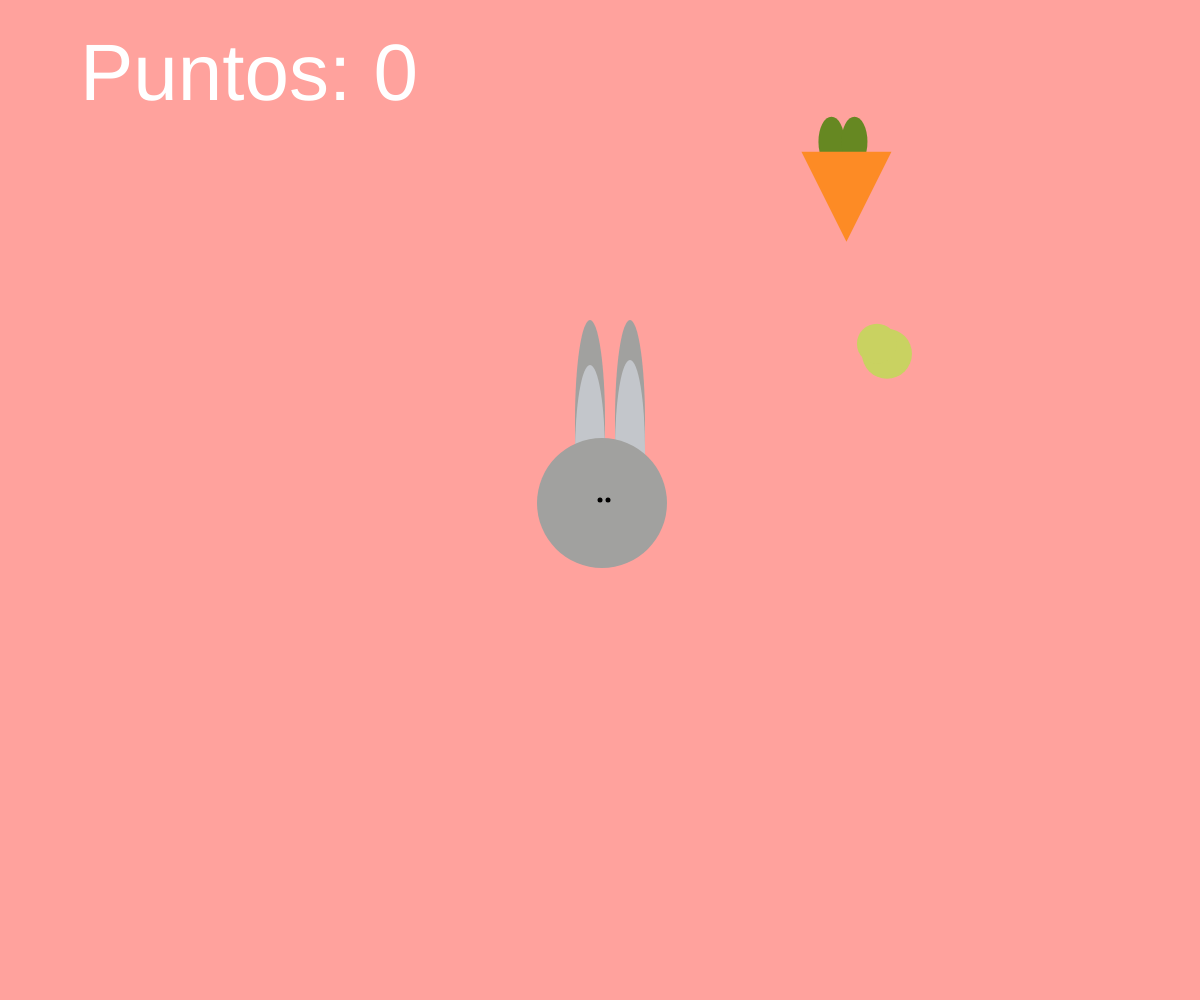
Frame 1 (no input)
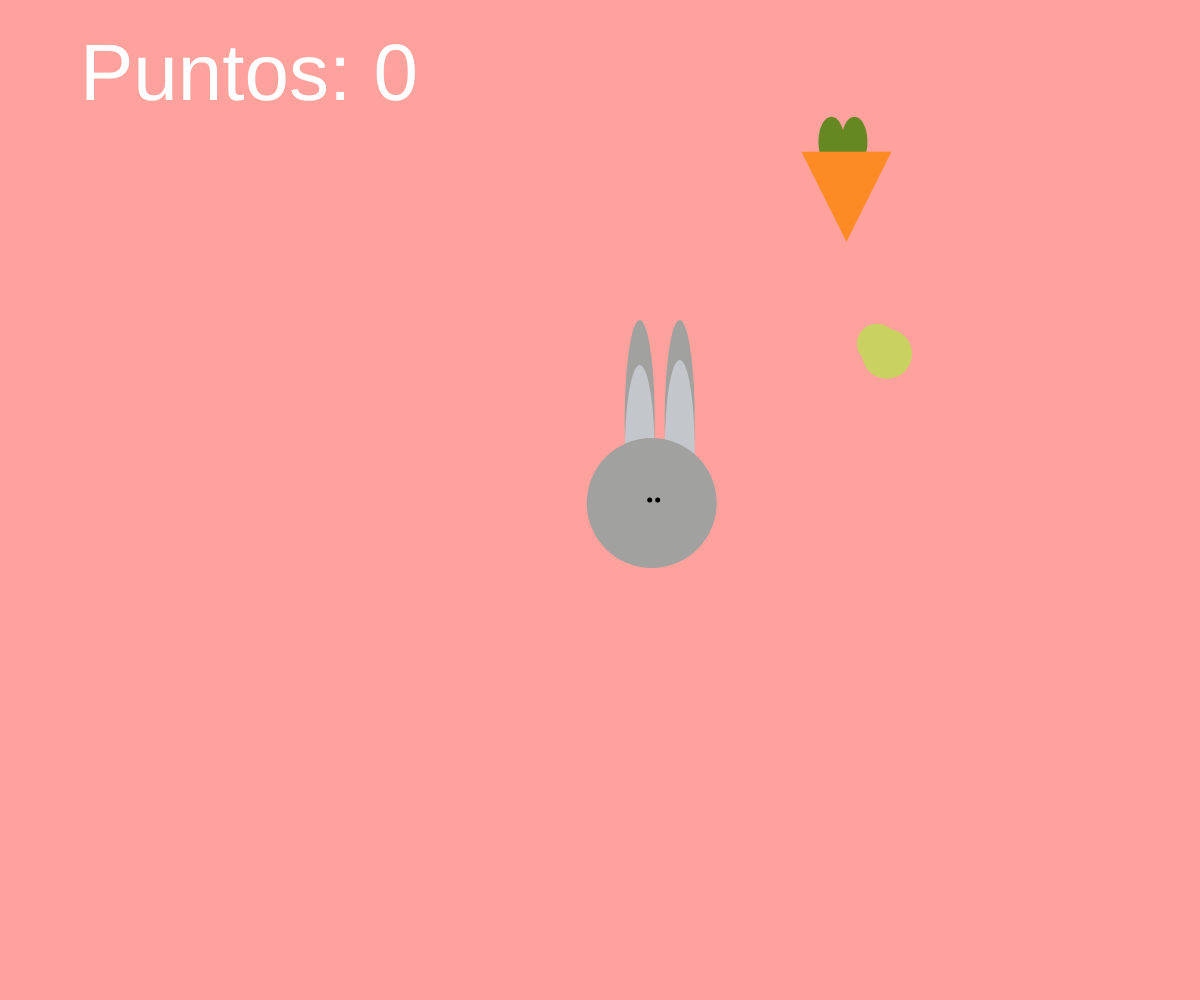
Frame 60 (no input)
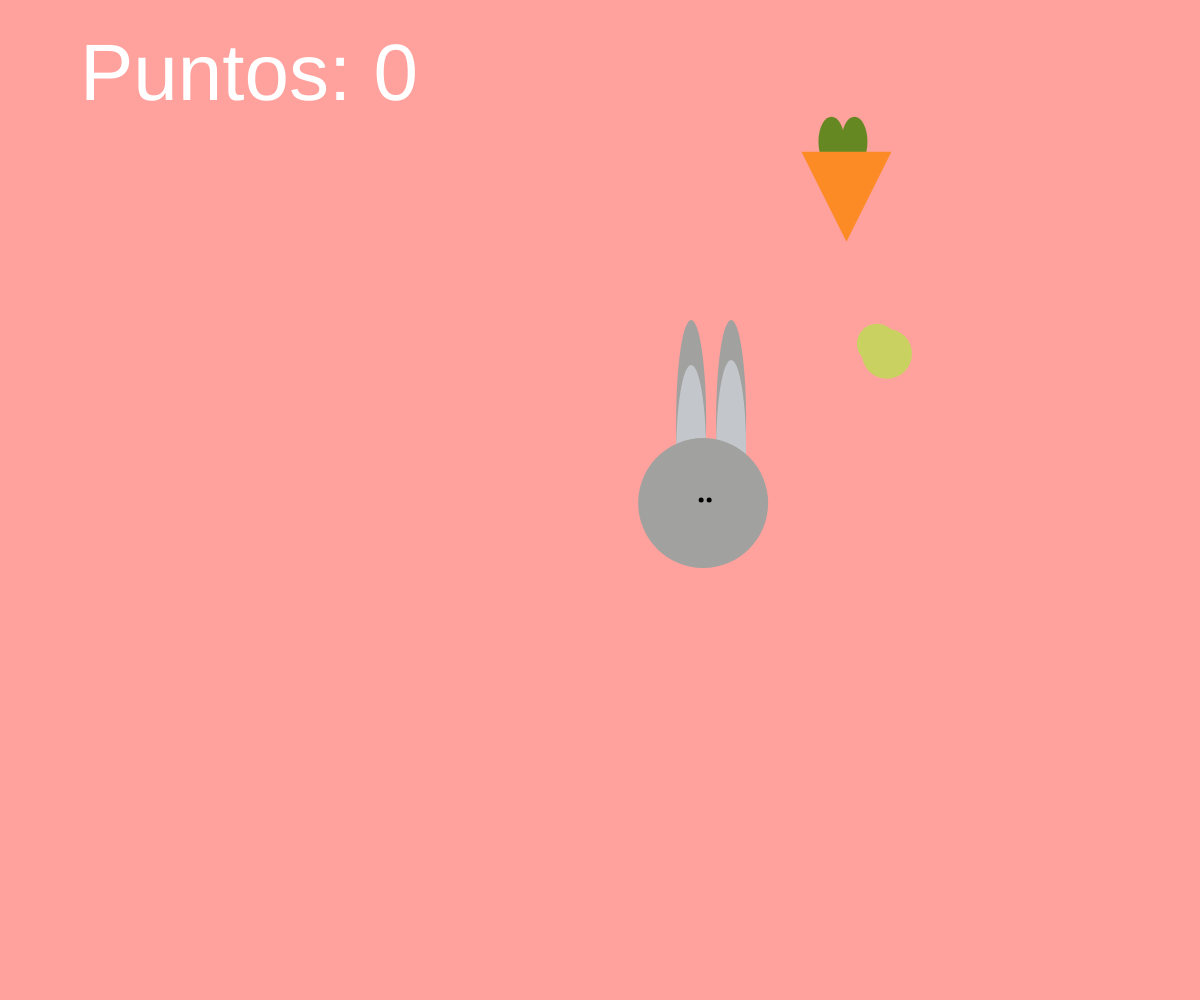
Frame 120 (the mouse pressed at the canvas centre since frame 60)

The p5.js sketch that drew these frames (run headless with seeded random() and noise() and a simulated clock; from frame 60 on, the mouse is pressed at the canvas centre):

// p5.js sketch
// ── sketch.js
//variable para guardar la bola
var persona;
//variable para guardar la zanahoria
var comida;
//variable para guardar el aguacate 
var comidamala;
//puntaje
var puntos = 0;

function setup() {

  //crea un canvas del tamano de la ventana

  createCanvas(windowWidth, windowHeight);

  //crea un objeto de la funcion bola
  persona = new usuario();
  comida = new comida1();
  comidamala = new aguacate();

}

function draw() {

  //JUEGO
  background(325, 162, 157);
  //imprimo valores predererminados de rotación
  textSize(80);
  fill(255, 255, 255);
  text("Puntos: " + puntos, 80, 100);
  //text("Y: " + floor(rotationX), 20, 20);

  //Muestra y mueve el usuario
  persona.dibujarse();
  persona.mover();

  //muestra zanahoria
  comida.dibujarse();
  comidamala.dibujarse();

  //distancia entre el usuario y la zanahoria
  //¿La toca?
  print(dist(persona.x, persona.y, comidamala.x, comidamala.y));
  if (dist(persona.x, persona.y, comida.x, comida.y) < persona.tamano / 2 + comida.tamano / 2) {
    comida.morir();
    puntos = puntos + 1;

    //Crece con tamano comida
    //persona.crecer(comida.tamano);
  } else if (dist(persona.x, persona.y, comidamala.x, comidamala.y) < persona.tamano / 2 + comidamala.tamano / 2) {
    comidamala.morir();
    puntos = puntos - 1;

    //Disminuye con tamaño comida mala
    //persona.crecer(aguacate.tamano);
  }

}


function usuario() {
  //Posición respecto a la ventana 
  this.x = width / 2;
  this.y = height / 2;
  this.tamano = 80;
  //vel en 0
  this.velx = 0;
  this.vely = 0;
  // se dibuja el usuario
  noStroke();
  this.dibujarse = function() {
    fill(0, 0, 255);
    //ellipse(this.x, this.y, this.tamano, this.tamano);
    //Oreja izquierda
    fill(161, 161, 159);
    ellipse(this.x - 10, this.y - 80, this.tamano - 50, this.tamano + 120);
    fill(195, 198, 203);
    ellipse(this.x - 10, this.y - 45, this.tamano - 50, this.tamano + 100);
    //oreja derecha
    fill(161, 161, 159);
    ellipse(this.x + 30, this.y - 80, this.tamano - 50, this.tamano + 120);
    fill(195, 198, 203);
    ellipse(this.x + 30, this.y - 50, this.tamano - 50, this.tamano + 100);
    //cabeza
    fill(161, 161, 159);
    ellipse(this.x + 2, this.y + 3, this.tamano + 50, this.tamano + 50);
    //ojos izq
    strokeWeight(5);
    stroke(0, 0, 0);
    point(this.x, this.y);
    //ojos dere
    point(this.x + 8, this.y);


  }
  //se mueve el usuario 
  this.mover = function() {

    //movimiento, posición y velocidad
    this.x = this.x + this.velx;
    this.y = this.y + this.vely;

    //rotación
    this.vely = map(rotationX, -90, 90, -3, 3);
    this.velx = map(rotationY, -90, 50, -3, 3);

    //límites
    this.x = constrain(this.x, this.tamano / 2, width - this.tamano / 2);
    this.y = constrain(this.y, this.tamano / 2, height - this.tamano / 2);
  }


}

function comida1() {

  //tamaño y posicion de la ventana
  //this.tamano = random(10, windowWidth / 10);
  this.tamano = 50;
  this.x = random(this.tamano / 2, width - this.tamano / 2);
  this.y = random(this.tamano / 2, height - this.tamano / 2);
  //se dibuja la zanahoria
  this.dibujarse = function() {


    fill(255, 0, 0);
    //dibujo zanahoria 
    noStroke();
    //hojitas
    fill(102, 136, 34);
    ellipse(this.x - 15, this.y - 80, 26, 50);
    ellipse(this.x + 8, this.y - 80, 26, 50);
    //cuerpo
    fill(253, 139, 37);
    triangle(this.x, this.y + 20, this.x - 45, this.y - 70, this.x + 45, this.y - 70);
  }


  //funcion morir: 
  this.morir = function() {
    this.x = random(this.tamano / 2, width - this.tamano / 2);
    this.y = random(this.tamano / 2, height - this.tamano / 2);
  }

}


function aguacate() {
  //tamaño y posicion de la ventana
  this.tamano = 50;
  this.x = random(this.tamano / 2, width - this.tamano / 2);
  this.y = random(this.tamano / 2, height - this.tamano / 2);
  //se dibuja el aguacate
  this.dibujarse = function() {
    //aguacate cuerpo
    fill(201, 210, 97);
    ellipse(this.x, this.y, this.tamano, this.tamano);
    ellipse(this.x - 10, this.y - 10, this.tamano - 10, this.tamano - 10);
  }
  
  //funcion morir: 
  this.morir = function() {
    this.x = random(this.tamano / 2, width - this.tamano / 2);
    this.y = random(this.tamano / 2, height - this.tamano / 2);
  }
}
